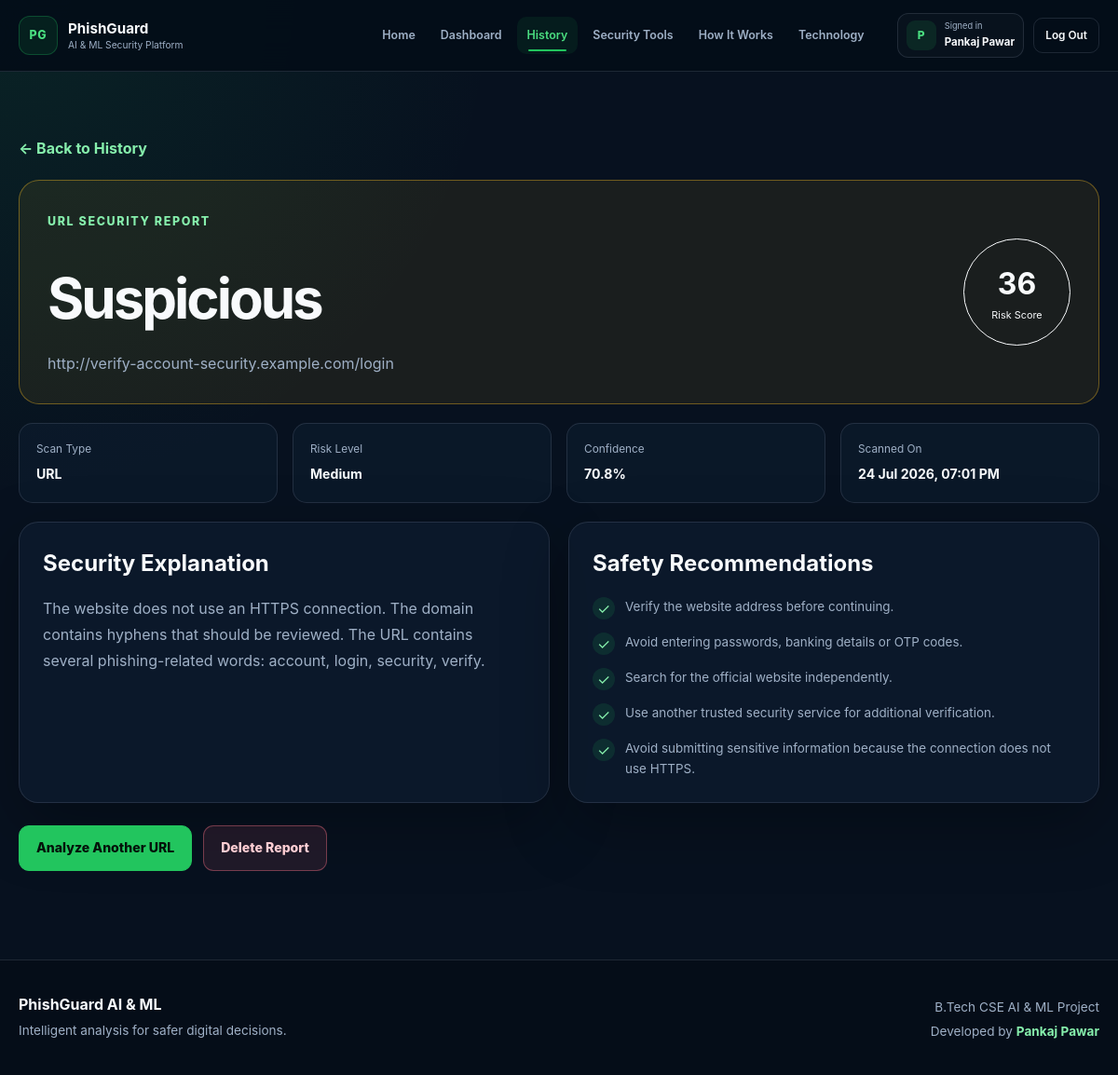
The app's page /history/2 (signed in) with its own data.
### app/models/user.py (models this page shows, shortened)
class User(UserMixin, db.Model):
    __tablename__ = "users"
    id = db.Column(
        db.Integer,
        primary_key=True,
    )
    full_name = db.Column(
        db.String(120),
        nullable=False,
    )
    email = db.Column(
        db.String(120),
        unique=True,
        nullable=False,
        index=True,
    )
    password_hash = db.Column(
        db.String(255),
        nullable=False,
    )
    created_at = db.Column(
        db.DateTime,
        default=lambda: datetime.now(timezone.utc),
        nullable=False,
    )
    last_login = db.Column(
        db.DateTime,
        nullable=True,
    )
    is_active_account = db.Column(
        db.Boolean,
        default=True,
        nullable=False,
    )
    scans = db.relationship(
        "ScanHistory",
        back_populates="user",
        cascade="all, delete-orphan",
        lazy=True,
    )
    @property
    def is_active(self):
        return self.is_active_account

### app/models/scan_history.py (models this page shows, shortened)
class ScanHistory(db.Model):
    __tablename__ = "scan_history"
    id = db.Column(
        db.Integer,
        primary_key=True,
    )
    user_id = db.Column(
        db.Integer,
        db.ForeignKey("users.id"),
        nullable=False,
        index=True,
    )
    scan_type = db.Column(
        db.String(30),
        nullable=False,
    )
    input_value = db.Column(
        db.Text,
        nullable=False,
    )
    prediction = db.Column(
        db.String(50),
        nullable=False,
    )
    risk_level = db.Column(
        db.String(30),
        nullable=False,
    )
    risk_score = db.Column(
        db.Float,
        nullable=False,
        default=0.0,
    )
    confidence = db.Column(
        db.Float,
        nullable=True,
    )
    explanation = db.Column(
        db.Text,
        nullable=True,
    )
    recommendations = db.Column(
        db.Text,
        nullable=True,
    )
    created_at = db.Column(
        db.DateTime,
        default=datetime.utcnow,
        nullable=False,
        index=True,
    )
    user = db.relationship(
        "User",
        back_populates="scans",
    )

### app/routes/history_routes.py (the view)
@history_bp.route("/<int:scan_id>")
@login_required
def scan_details(scan_id):
    scan = db.session.get(
        ScanHistory,
        scan_id,
    )
    if scan is None:
        abort(404)
    if scan.user_id != current_user.id:
        abort(403)
    recommendations = []
    if scan.recommendations:
        try:
            recommendations = json.loads(
                scan.recommendations
            )
        except (json.JSONDecodeError, TypeError):
            recommendations = [
                scan.recommendations
            ]
    return render_template(
        "history/scan_details.html",
        scan=scan,
        recommendations=recommendations,
    )

### app/templates/history/scan_details.html (shortened to what this page needs)
{% extends "base.html" %}
{% block content %}
<section class="scan-details-section">
    <div class="container">
        <div class="scan-details-navigation">
            <a href="{{ url_for('history.history') }}">
                ← Back to History
            </a>
        </div>
        <div
            class="scan-report-header report-{{ scan.risk_level | lower }}"
        >
            <div>
                <span class="eyebrow">
                    {{ scan.scan_type }} Security Report
                </span>
                <h1>{{ scan.prediction }}</h1>
                <p>{{ scan.input_value }}</p>
            </div>
            <div class="report-score">
                <strong>
                    {{ scan.risk_score | int }}
                </strong>
                <span>Risk Score</span>
            </div>
        </div>
        <div class="report-information-grid">
            <article>
                <span>Scan Type</span>
                <strong>{{ scan.scan_type }}</strong>
            </article>
            <article>
                <span>Risk Level</span>
                <strong>{{ scan.risk_level }}</strong>
            </article>
            <article>
                <span>Confidence</span>
                <strong>
                    {% if scan.confidence is not none %}
                        {{ scan.confidence }}%
                    {% else %}
                        Not available
                    {% endif %}
                </strong>
            </article>
            <article>
                <span>Scanned On</span>
                <strong>
                    {{ scan.created_at.strftime("%d %b %Y, %I:%M %p") }}
                </strong>
            </article>
        </div>
        <div class="scan-report-grid">
            <section class="scan-report-card">
                <h2>Security Explanation</h2>
                <p class="report-explanation">
                    {{ scan.explanation }}
                </p>
            </section>
            <section class="scan-report-card">
                <h2>Safety Recommendations</h2>
                {% if recommendations %}
                    <div class="report-recommendations">
                        {% for recommendation in recommendations %}
                            <div>
                                <span>✓</span>
                                <p>
                                    {{ recommendation }}
                                </p>
                            </div>
                        {% endfor %}
                    </div>
                {% else %}
                    <p class="report-explanation">
                        No recommendations were stored for this scan.
                    </p>
                {% endif %}
            </section>
        </div>
        <div class="scan-report-actions">
            <a
                class="button button-primary"
                href="{{ url_for('analyzer.url_analyzer') }}"
            >
                Analyze Another URL
            </a>
            <form
                method="POST"
                action="{{ url_for('history.delete_scan', scan_id=scan.id) }}"
                onsubmit="return confirm('Delete this scan report permanently?');"
            >
                <button
                    class="button danger-button"
                    type="submit"
                >
                    Delete Report
                </button>
            </form>
        </div>
    </div>
</section>
{% endblock %}

### app/templates/base.html (shortened to what this page needs)
<!DOCTYPE html>
<html lang="en">
<head>
    <link rel="stylesheet" href="{{ url_for('static', filename='css/style.css') }}">
    <link rel="stylesheet" href="{{ url_for('static', filename='css/auth.css') }}">
    <link rel="stylesheet" href="{{ url_for('static', filename='css/dashboard.css') }}">
    <link rel="stylesheet" href="{{ url_for('static', filename='css/analyzer.css') }}">
    <link rel="stylesheet" href="{{ url_for('static', filename='css/history.css') }}">
    <link rel="stylesheet" href="{{ url_for('static', filename='css/assistant.css') }}">
    <link rel="stylesheet" href="{{ url_for('static', filename='css/password.css') }}">
</head>
<body>
    <header class="site-header">
        <div class="container navbar">
            <a
                class="brand"
                href="{{ url_for('main.home') }}"
                aria-label="PhishGuard Home"
            >
                <span class="brand-symbol">
                    PG
                </span>
                <span class="brand-details">
                    <strong>
                        PhishGuard
                    </strong>
                    <small>
                        AI & ML Security Platform
                    </small>
                </span>
            </a>
            <nav
                class="navigation"
                id="navigation"
            >
                <a
                    href="{{ url_for('main.home') }}"
                    class="{% if request.endpoint == 'main.home' %}active{% endif %}"
                >
                    Home
                </a>
                {% if current_user.is_authenticated %}
                    <a
                        href="{{ url_for('main.dashboard') }}"
                        class="{% if request.endpoint == 'main.dashboard' %}active{% endif %}"
                    >
                        Dashboard
                    </a>
                    <a
                        href="{{ url_for('history.history') }}"
                        class="{% if request.blueprint == 'history' %}active{% endif %}"
                    >
                        History
                    </a>
                {% endif %}
                <a
                    href="{{ url_for('main.home') }}#tools"
                >
                    Security Tools
                </a>
                <a
                    href="{{ url_for('main.home') }}#process"
                >
                    How It Works
                </a>
                <a
                    href="{{ url_for('main.home') }}#technology"
                >
                    Technology
                </a>
            </nav>
            <div class="navigation-actions">
                {% if current_user.is_authenticated %}
                    <div class="user-profile-nav">
                        <div class="user-avatar">
                            {{ current_user.full_name[:1] | upper }}
                        </div>
                        <div class="user-profile-text">
                            <span>
                                Signed in
                            </span>
                            <strong>
                                {{ current_user.full_name }}
                            </strong>
                        </div>
                    </div>
                    <form
                        class="logout-form"
                        method="POST"
                        action="{{ url_for('auth.logout') }}"
                    >
                        <button
                            class="nav-logout-button"
                            type="submit"
                        >
                            Log Out
                        </button>
                    </form>
                {% endif %}
            </div>
        </div>
    </header>
    <main>
        {% block content %}
        {% endblock %}
    </main>
    <footer class="site-footer">
        <div class="container footer-content">
            <div>
                <strong>PhishGuard AI & ML</strong>
                <p>
                    Intelligent analysis for safer digital decisions.
                </p>
            </div>
            <div class="footer-credit">
                <p>
                    B.Tech CSE AI & ML Project
                </p>
                <p>
                    Developed by <strong>Pankaj Pawar</strong>
                </p>
            </div>
        </div>
    </footer>
</body>
</html>

### app/static/css/auth.css (style rules this page uses)
.footer-credit { text-align: right; }
.footer-credit strong { color: #86efac; }

### app/static/css/dashboard.css (style rules this page uses)
.logout-form { margin: 0; }

### app/static/css/history.css (style rules this page uses)
.history-section, .scan-details-section { min-height: calc(100vh - 150px); padding: 70px 0 95px; }
.history-heading h1, .scan-report-header h1 { margin-top: 8px; font-size: clamp(2.4rem, 5vw, 4.3rem); letter-spacing: -0.05em; }
.history-panel, .scan-report-card { border: 1px solid var(--border); border-radius: 21px; background: rgba(13, 27, 45, 0.8); box-shadow: var(--shadow); }
.scan-details-navigation { margin-bottom: 20px; }
.scan-details-navigation a { color: #86efac; font-weight: 700; }
.scan-report-header { display: flex; justify-content: space-between; align-items: center; gap: 30px; border: 1px solid var(--border); border-radius: 22px; padding: 30px; }
.scan-report-header p { max-width: 800px; margin-top: 10px; overflow-wrap: anywhere; color: var(--muted); }
.report-medium { border-color: rgba(251, 191, 36, 0.38); background: rgba(251, 191, 36, 0.08); }
.report-score { display: grid; width: 115px; height: 115px; place-items: center; flex-shrink: 0; align-content: center; border: 1px solid currentColor; border-radius: 50%; }
.report-score strong { font-size: 2rem; }
.report-score span { font-size: 0.68rem; }
.report-information-grid { display: grid; grid-template-columns: repeat(4, minmax(0, 1fr)); gap: 16px; margin-top: 20px; }
.report-information-grid article { border: 1px solid var(--border); border-radius: 15px; background: rgba(13, 27, 45, 0.75); padding: 18px; }
.report-information-grid span, .report-information-grid strong { display: block; }
.report-information-grid span { color: var(--muted); font-size: 0.74rem; }
.report-information-grid strong { margin-top: 6px; font-size: 0.88rem; }
.scan-report-grid { display: grid; grid-template-columns: repeat(2, minmax(0, 1fr)); gap: 20px; margin-top: 20px; }
.scan-report-card { padding: 25px; }
.report-explanation { margin-top: 15px; color: var(--muted); line-height: 1.75; }
.report-recommendations { display: grid; gap: 14px; margin-top: 17px; }
.report-recommendations div { display: flex; gap: 11px; }
.report-recommendations span { display: grid; width: 24px; height: 24px; place-items: center; flex-shrink: 0; border-radius: 50%; background: rgba(34, 197, 94, 0.13); color: #86efac; }
.report-recommendations p { color: var(--muted); font-size: 0.84rem; }
.scan-report-actions { display: flex; gap: 12px; margin-top: 24px; }
.danger-button { border: 1px solid rgba(251, 113, 133, 0.4); background: rgba(251, 113, 133, 0.1); color: #fecdd3; }

### records on screen
User: full_name "P", full_name "Pankaj Pawar"
ScanHistory: scan_type "URL", prediction "Suspicious", input_value "http://verify-account-security.example.com/login", risk_score "36", risk_level "Medium", confidence "70.8", created_at "24 Jul 2026, 07:01 PM", explanation "The website does not use an HTTPS connection. The domain contains hyphens that should be reviewed. The URL contains several phishing-related words: account, login, security, verify."

### other values on screen
{{ recommendation }} "Verify the website address before continuing." "Avoid entering passwords, banking details or OTP codes." "Search for the official website independently." "Use another trusted security service for additional verification." "Avoid submitting sensitive information because the connection does not use HTTPS."
